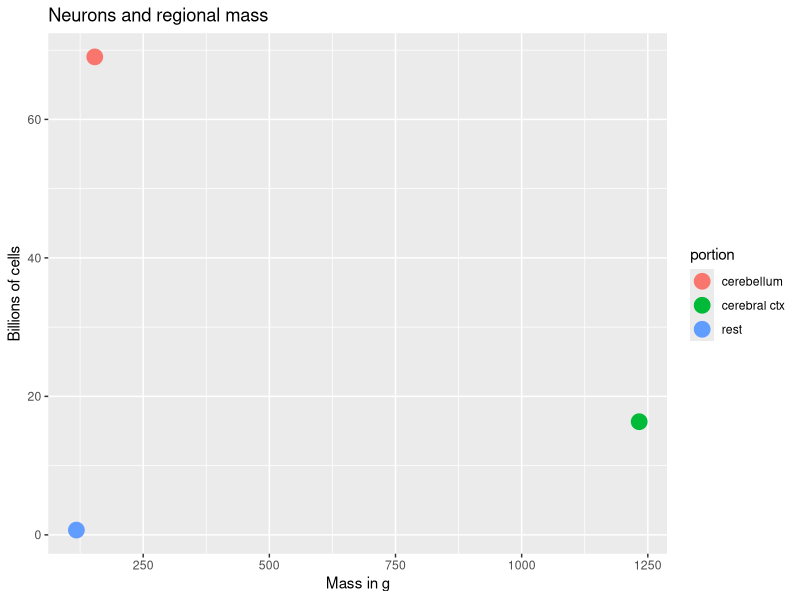
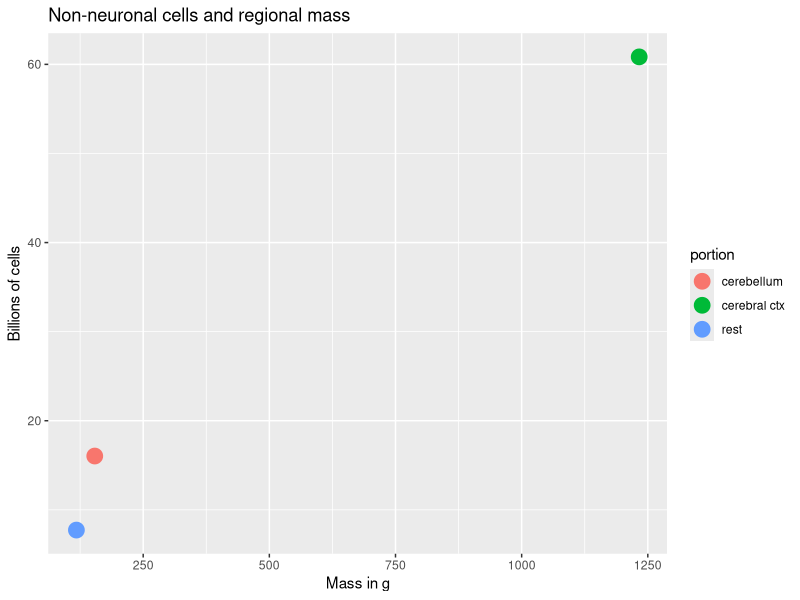

Reproduce these figures in R, in order.
## ---- chunk 1
suppressPackageStartupMessages(library(tidyverse))

# data from Azevedo
mass_g <- c(1232.93, 154.02, 117.66)
portion <- c("cerebral ctx", "cerebellum", "rest")
b_neurons <- c(16.34, 69.03, 0.69)
b_nonneurons <- c(60.84, 16.04, 7.73)
brain <- data.frame(portion, mass_g, b_neurons, b_nonneurons)

brain |> ggplot() +
  aes(x=mass_g, b_neurons, color=portion) +
  geom_point(size = 5) +
  xlab("Mass in g") +
  ylab("Billions of cells") +
  ggtitle("Neurons and regional mass")
## ---- chunk 2
brain |> ggplot() +
  aes(x=mass_g, b_nonneurons, color=portion) +
  geom_point(size = 5) +
  xlab("Mass in g") +
  ylab("Billions of cells") +
  ggtitle("Non-neuronal cells and regional mass")
